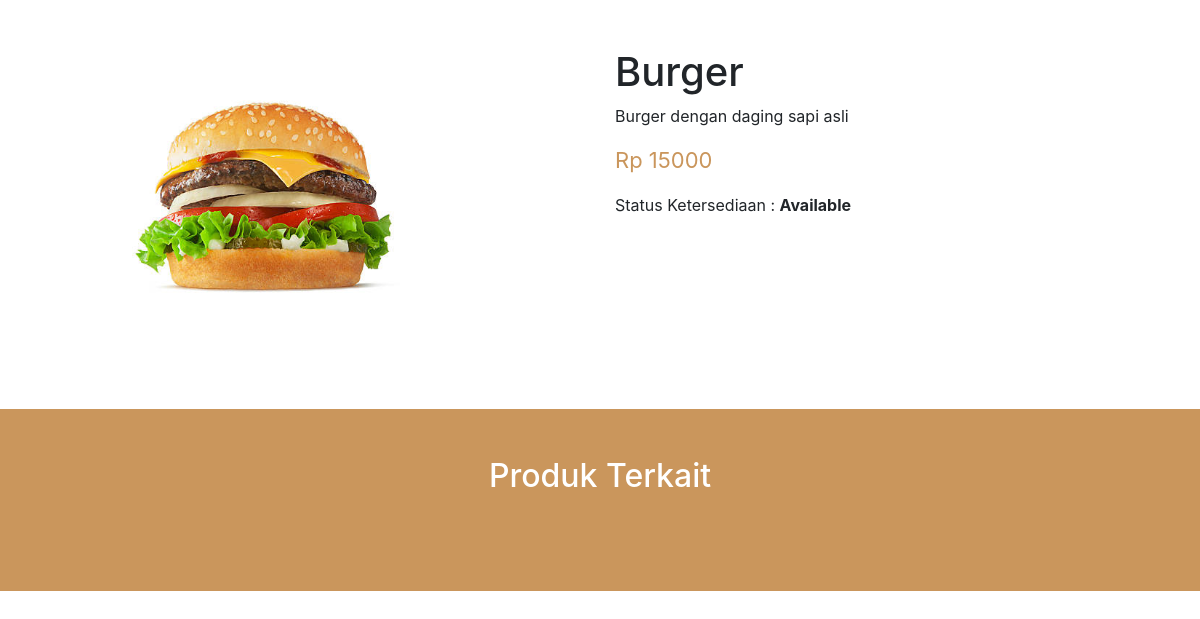
The page /user/product-detail.php?nama=Burger on the database its author committed.
### tables this page shows
CREATE TABLE `product` (
  `product_id` int(11) NOT NULL,
  `name_product` varchar(100) DEFAULT NULL,
  `price` double DEFAULT NULL,
  `category_id` int(11) DEFAULT NULL,
  `photo` varchar(255) DEFAULT NULL,
  `detail` text DEFAULT NULL,
  `stock_availability` enum('Not_Available','Available') DEFAULT NULL
);

### user/product-detail.php (the view, shortened to what this page needs)
<?php
    require "../includes/koneksi.php";
    $nama = htmlspecialchars($_GET['nama']);
    $queryProduct = mysqli_query($conn,"SELECT * FROM product WHERE name_product ='$nama'");
    $product = mysqli_fetch_array($queryProduct);
?>
<!DOCTYPE html>
<html lang="en">
<head>
    <link rel="stylesheet" href="../css/style.css">
    <link rel="stylesheet" href="https://stackpath.bootstrapcdn.com/bootstrap/4.5.2/css/bootstrap.min.css">
</head>
<body>
    <div class="container-fluid py-5">
        <div class="container">
            <div class="row">
                <div class="col-lg-5 mb-3">
                    <img src="../image/<?php echo $product['photo']?>" class="w-100" alt="">
                </div>
                <div class="col-lg-6 offset-lg-1">
                    <h1> <?php echo $product['name_product']; ?></h1>
                    <p class="fs-5">
                        <?php echo $product['detail'];?>
                    </p>
                    <p class="text-harga">
                        Rp <?php echo $product['price'];?>
                    </p>
                    <p class="fs-5"> Status Ketersediaan : <strong> <?php echo $product['stock_availability']?> </strong> </p>
                </div>
            </div>
        </div>
    </div>
    <div class="containier-fluid py-5 warna2" >
        <div class="container">
            <h2 class="text-center text-white mb-5">Produk Terkait</h2>
        </div>
    </div>
</body>
</html>

### css/style.css (style rules this page uses)
.warna2 { background-color: #CA965C; }
.text-harga { font-size: 22px; color: #CA965C; }

### rows shown on the page
product: photo (picture), name_product "Burger", detail "Burger dengan daging sapi asli", price "15000", stock_availability "Available"
